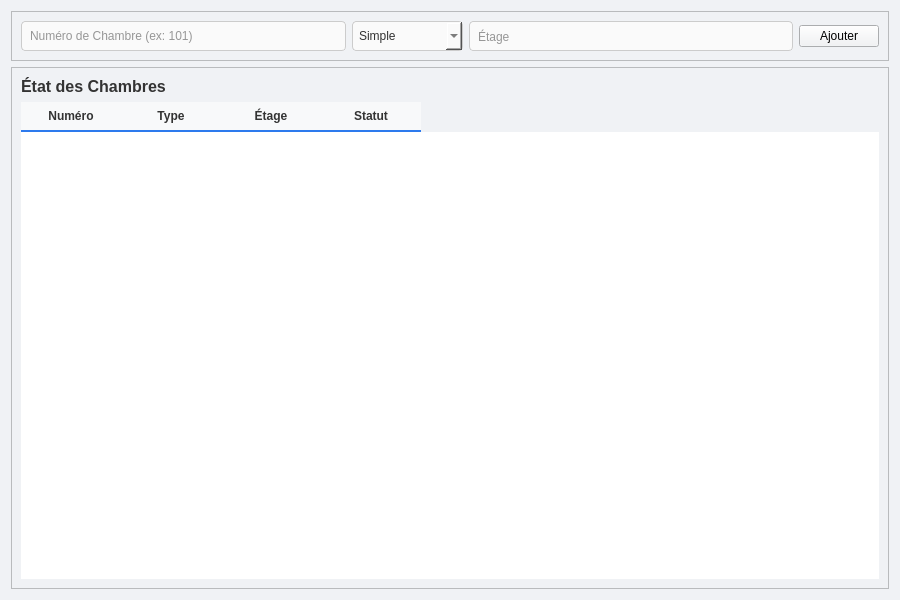
<?xml version="1.0" encoding="UTF-8"?>
<ui version="4.0">
 <class>PageRooms</class>
 <widget class="QWidget" name="PageRooms">
  <property name="geometry">
   <rect>
    <x>0</x>
    <y>0</y>
    <width>900</width>
    <height>600</height>
   </rect>
  </property>
  <property name="styleSheet">
   <string notr="true">/* --- STYLE LOCAL --- */
QWidget { 
    font-family: &quot;Segoe UI&quot;, sans-serif; 
    background-color: #f0f2f5; 
}

QFrame.Card { 
    background-color: white; 
    border-radius: 8px; 
    border: 1px solid #e0e0e0; 
}

QLabel {
    color: #333333; 
}

/* Champs de texte */
QLineEdit { 
    border: 1px solid #ccc; 
    border-radius: 4px; 
    padding: 6px; 
    background-color: #fafafa;
    color: #333333; 
}
QLineEdit:focus { 
    border: 1px solid #2d7aed; 
    background-color: white;
}

/* LISTE DÉROULANTE (CORRIGÉ) */
QComboBox {
    border: 1px solid #ccc;
    border-radius: 4px;
    padding: 6px;
    background-color: #fafafa;
    color: #333333;
}
QComboBox:focus {
    border: 1px solid #2d7aed;
    background-color: white;
}
QComboBox QAbstractItemView {
    background-color: white;
    color: #333333;
    selection-background-color: #2d7aed;
    selection-color: white;
    outline: 0;
}

/* Boutons */
QPushButton.ActionBtn { 
    background-color: #2d7aed; 
    color: white; 
    border-radius: 4px; 
    padding: 6px 15px; 
    font-weight: bold; 
    border: none;
}
QPushButton.ActionBtn:hover { 
    background-color: #1a5fc7; 
}

/* Tableau */
QTableWidget { 
    background-color: white; 
    border: none;
    gridline-color: #f0f0f0;
    selection-background-color: #e6f0ff;
    selection-color: #2d7aed;
    color: #333333;
}
QHeaderView::section {
    background-color: #f8f9fa;
    padding: 5px;
    border: none;
    border-bottom: 2px solid #2d7aed;
    font-weight: bold;
    color: #333333;
}
</string>
  </property>
  <layout class="QVBoxLayout" name="verticalLayout">
   <item>
    <widget class="QFrame" name="frame_add_room">
     <property name="class" stdset="0">
      <string>Card</string>
     </property>
     <property name="frameShape">
      <enum>QFrame::StyledPanel</enum>
     </property>
     <layout class="QHBoxLayout" name="horizontalLayout_add">
      <item>
       <widget class="QLineEdit" name="lineEdit_room_num">
        <property name="placeholderText">
         <string>Numéro de Chambre (ex: 101)</string>
        </property>
       </widget>
      </item>
      <item>
       <widget class="QComboBox" name="combo_type">
        <item>
         <property name="text">
          <string>Simple</string>
         </property>
        </item>
        <item>
         <property name="text">
          <string>Double</string>
         </property>
        </item>
        <item>
         <property name="text">
          <string>Soins Intensifs</string>
         </property>
        </item>
       </widget>
      </item>
      <item>
       <widget class="QLineEdit" name="lineEdit_floor">
        <property name="placeholderText">
         <string>Étage</string>
        </property>
       </widget>
      </item>
      <item>
       <widget class="QPushButton" name="btn_add_room">
        <property name="class" stdset="0">
         <string>ActionBtn</string>
        </property>
        <property name="text">
         <string>Ajouter</string>
        </property>
       </widget>
      </item>
     </layout>
    </widget>
   </item>
   <item>
    <widget class="QFrame" name="frame_list">
     <property name="class" stdset="0">
      <string>Card</string>
     </property>
     <property name="frameShape">
      <enum>QFrame::StyledPanel</enum>
     </property>
     <layout class="QVBoxLayout" name="verticalLayout_list">
      <item>
       <widget class="QLabel" name="label_title">
        <property name="text">
         <string>État des Chambres</string>
        </property>
        <property name="styleSheet">
         <string notr="true">font-size: 16px; font-weight: bold;</string>
        </property>
       </widget>
      </item>
      <item>
       <widget class="QTableWidget" name="tableRooms">
        <property name="alternatingRowColors">
         <bool>true</bool>
        </property>
        <column>
         <property name="text">
          <string>Numéro</string>
         </property>
        </column>
        <column>
         <property name="text">
          <string>Type</string>
         </property>
        </column>
        <column>
         <property name="text">
          <string>Étage</string>
         </property>
        </column>
        <column>
         <property name="text">
          <string>Statut</string>
         </property>
        </column>
       </widget>
      </item>
     </layout>
    </widget>
   </item>
  </layout>
 </widget>
 <resources/>
 <connections/>
</ui>
